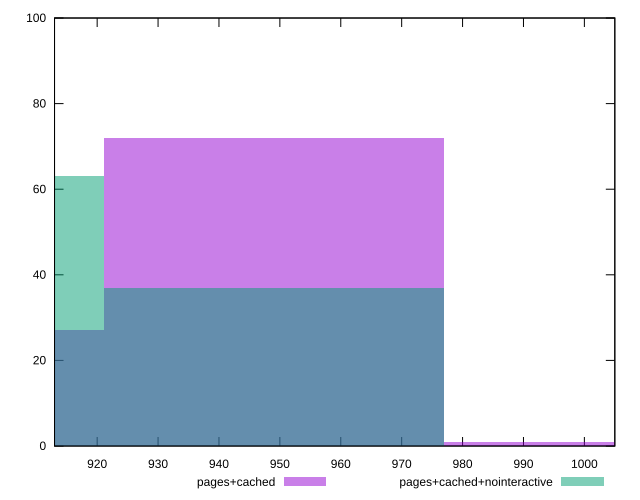

The script that saved this image:
reset

$pagesCached <<EOF
1004.853645145407 1
949.0284426373288 72
893.2032401292506 27
EOF

$pagesCachedNointeractive <<EOF
949.0284426373288 37
893.2032401292506 63
EOF

set key outside below
set boxwidth 55.82520250807816
set xrange [913:1005]
set yrange [0:100]
set trange [0:100]
set style fill transparent solid 0.5 noborder
set terminal svg size 640, 500 enhanced background rgb 'white'
set output "reprap/render-blocking-resources/comparison/histogram/2_vs_3.svg"

plot $pagesCached title "pages+cached" with boxes, \
     $pagesCachedNointeractive title "pages+cached+nointeractive" with boxes

reset
